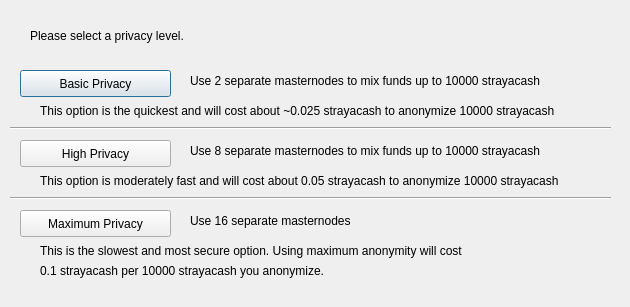
<?xml version="1.0" encoding="UTF-8"?>
<ui version="4.0">
 <class>ObfuscationConfig</class>
 <widget class="QDialog" name="ObfuscationConfig">
  <property name="geometry">
   <rect>
    <x>0</x>
    <y>0</y>
    <width>630</width>
    <height>307</height>
   </rect>
  </property>
  <property name="windowTitle">
   <string>Configure Obfuscation</string>
  </property>
  <widget class="QPushButton" name="buttonBasic">
   <property name="geometry">
    <rect>
     <x>20</x>
     <y>70</y>
     <width>151</width>
     <height>27</height>
    </rect>
   </property>
   <property name="text">
    <string>Basic Privacy</string>
   </property>
  </widget>
  <widget class="QPushButton" name="buttonHigh">
   <property name="geometry">
    <rect>
     <x>20</x>
     <y>140</y>
     <width>151</width>
     <height>27</height>
    </rect>
   </property>
   <property name="text">
    <string>High Privacy</string>
   </property>
  </widget>
  <widget class="QPushButton" name="buttonMax">
   <property name="geometry">
    <rect>
     <x>20</x>
     <y>210</y>
     <width>151</width>
     <height>27</height>
    </rect>
   </property>
   <property name="text">
    <string>Maximum Privacy</string>
   </property>
  </widget>
  <widget class="QLabel" name="label">
   <property name="geometry">
    <rect>
     <x>30</x>
     <y>20</y>
     <width>571</width>
     <height>31</height>
    </rect>
   </property>
   <property name="text">
    <string>Please select a privacy level.</string>
   </property>
  </widget>
  <widget class="QLabel" name="label_2">
   <property name="geometry">
    <rect>
     <x>190</x>
     <y>70</y>
     <width>421</width>
     <height>21</height>
    </rect>
   </property>
   <property name="text">
    <string>Use 2 separate masternodes to mix funds up to 10000 strayacash</string>
   </property>
  </widget>
  <widget class="QLabel" name="label_3">
   <property name="geometry">
    <rect>
     <x>190</x>
     <y>140</y>
     <width>411</width>
     <height>21</height>
    </rect>
   </property>
   <property name="text">
    <string>Use 8 separate masternodes to mix funds up to 10000 strayacash</string>
   </property>
  </widget>
  <widget class="QLabel" name="label_4">
   <property name="geometry">
    <rect>
     <x>190</x>
     <y>210</y>
     <width>421</width>
     <height>21</height>
    </rect>
   </property>
   <property name="text">
    <string>Use 16 separate masternodes</string>
   </property>
  </widget>
  <widget class="QLabel" name="label_6">
   <property name="geometry">
    <rect>
     <x>40</x>
     <y>100</y>
     <width>561</width>
     <height>21</height>
    </rect>
   </property>
   <property name="text">
    <string>This option is the quickest and will cost about ~0.025 strayacash to anonymize 10000 strayacash</string>
   </property>
  </widget>
  <widget class="QLabel" name="label_7">
   <property name="geometry">
    <rect>
     <x>40</x>
     <y>170</y>
     <width>561</width>
     <height>21</height>
    </rect>
   </property>
   <property name="text">
    <string>This option is moderately fast and will cost about 0.05 strayacash to anonymize 10000 strayacash</string>
   </property>
  </widget>
  <widget class="QLabel" name="label_8">
   <property name="geometry">
    <rect>
     <x>40</x>
     <y>240</y>
     <width>561</width>
     <height>21</height>
    </rect>
   </property>
   <property name="text">
    <string>This is the slowest and most secure option. Using maximum anonymity will cost</string>
   </property>
  </widget>
  <widget class="QLabel" name="label_9">
   <property name="geometry">
    <rect>
     <x>40</x>
     <y>260</y>
     <width>561</width>
     <height>21</height>
    </rect>
   </property>
   <property name="text">
    <string>0.1 strayacash per 10000 strayacash you anonymize.</string>
   </property>
  </widget>
  <widget class="Line" name="line">
   <property name="geometry">
    <rect>
     <x>10</x>
     <y>120</y>
     <width>601</width>
     <height>16</height>
    </rect>
   </property>
   <property name="orientation">
    <enum>Qt::Horizontal</enum>
   </property>
  </widget>
  <widget class="Line" name="line_2">
   <property name="geometry">
    <rect>
     <x>10</x>
     <y>190</y>
     <width>601</width>
     <height>16</height>
    </rect>
   </property>
   <property name="orientation">
    <enum>Qt::Horizontal</enum>
   </property>
  </widget>
 </widget>
 <resources/>
 <connections/>
</ui>
